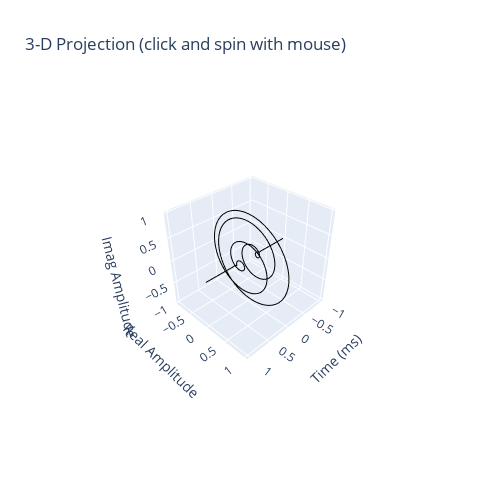

Notebook cell for this chart:
### Markdown cell above
### Figure 13.2

### Code cell
# Now show in 3D
fig = go.Figure(data=[go.Scatter3d(
    x=time,
    y=np.real(wavelet),
    z=np.imag(wavelet),
    mode='lines',
    line=dict(color='black')
)])
fig.update_layout(
    scene=dict(
        xaxis_title='Time (ms)',
        yaxis_title='Real Amplitude',
        zaxis_title='Imag Amplitude',
        camera=dict(
            eye=dict(x=2, y=2, z=2)
        )
    ),
    width=500,
    height=500,
    title='3-D Projection (click and spin with mouse)'
)
fig.show()

### Figure 1 — Plotly figure (JSON) as saved in the notebook; plotly's stock layout.template omitted (floating-point values rounded to 4 significant figures; data arrays with more than 128 entries replaced by an {"elided": "..."} marker saying what was removed)
{"data": [{"line": {"color": "black"}, "mode": "lines", "type": "scatter3d", "x": {"elided": "1001 float values"}, "y": {"elided": "1001 float values"}, "z": {"elided": "1001 float values"}}], "layout": {"height": 500, "scene": {"camera": {"eye": {"x": 2, "y": 2, "z": 2}}, "xaxis": {"title": {"text": "Time (ms)"}}, "yaxis": {"title": {"text": "Real Amplitude"}}, "zaxis": {"title": {"text": "Imag Amplitude"}}}, "title": {"text": "3-D Projection (click and spin with mouse)"}, "width": 500}}
